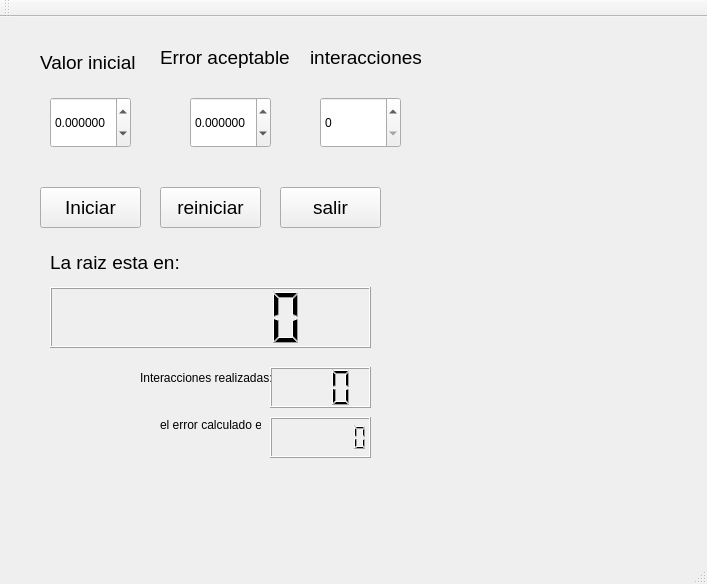
<?xml version="1.0" encoding="UTF-8"?>
<ui version="4.0">
 <class>newton</class>
 <widget class="QMainWindow" name="newton">
  <property name="geometry">
   <rect>
    <x>0</x>
    <y>0</y>
    <width>707</width>
    <height>584</height>
   </rect>
  </property>
  <property name="windowTitle">
   <string>newton</string>
  </property>
  <widget class="QWidget" name="centralWidget">
   <widget class="QPushButton" name="reiniciar">
    <property name="geometry">
     <rect>
      <x>160</x>
      <y>170</y>
      <width>101</width>
      <height>41</height>
     </rect>
    </property>
    <property name="font">
     <font>
      <pointsize>14</pointsize>
     </font>
    </property>
    <property name="text">
     <string>reiniciar</string>
    </property>
   </widget>
   <widget class="QDoubleSpinBox" name="inicial">
    <property name="geometry">
     <rect>
      <x>50</x>
      <y>80</y>
      <width>81</width>
      <height>51</height>
     </rect>
    </property>
    <property name="decimals">
     <number>6</number>
    </property>
    <property name="minimum">
     <double>-999999000.000000000000000</double>
    </property>
    <property name="maximum">
     <double>99.000000000000000</double>
    </property>
    <property name="singleStep">
     <double>0.100000000000000</double>
    </property>
   </widget>
   <widget class="QLabel" name="label_2">
    <property name="geometry">
     <rect>
      <x>160</x>
      <y>20</y>
      <width>131</width>
      <height>41</height>
     </rect>
    </property>
    <property name="font">
     <font>
      <pointsize>14</pointsize>
     </font>
    </property>
    <property name="text">
     <string>Error aceptable</string>
    </property>
   </widget>
   <widget class="QDoubleSpinBox" name="error">
    <property name="geometry">
     <rect>
      <x>190</x>
      <y>80</y>
      <width>81</width>
      <height>51</height>
     </rect>
    </property>
    <property name="decimals">
     <number>6</number>
    </property>
    <property name="minimum">
     <double>-99.000000000000000</double>
    </property>
    <property name="maximum">
     <double>99.999999000000003</double>
    </property>
    <property name="singleStep">
     <double>0.100000000000000</double>
    </property>
   </widget>
   <widget class="QPushButton" name="iniciar">
    <property name="geometry">
     <rect>
      <x>40</x>
      <y>170</y>
      <width>101</width>
      <height>41</height>
     </rect>
    </property>
    <property name="font">
     <font>
      <pointsize>14</pointsize>
     </font>
    </property>
    <property name="text">
     <string>Iniciar</string>
    </property>
   </widget>
   <widget class="QLCDNumber" name="interacciones">
    <property name="geometry">
     <rect>
      <x>270</x>
      <y>350</y>
      <width>101</width>
      <height>41</height>
     </rect>
    </property>
    <property name="digitCount">
     <number>3</number>
    </property>
   </widget>
   <widget class="QLabel" name="label_4">
    <property name="geometry">
     <rect>
      <x>140</x>
      <y>340</y>
      <width>131</width>
      <height>41</height>
     </rect>
    </property>
    <property name="text">
     <string>Interacciones realizadas:</string>
    </property>
   </widget>
   <widget class="QLabel" name="label">
    <property name="geometry">
     <rect>
      <x>40</x>
      <y>20</y>
      <width>101</width>
      <height>51</height>
     </rect>
    </property>
    <property name="font">
     <font>
      <pointsize>14</pointsize>
     </font>
    </property>
    <property name="text">
     <string>Valor inicial</string>
    </property>
   </widget>
   <widget class="QLabel" name="label_3">
    <property name="geometry">
     <rect>
      <x>50</x>
      <y>230</y>
      <width>331</width>
      <height>31</height>
     </rect>
    </property>
    <property name="font">
     <font>
      <pointsize>14</pointsize>
     </font>
    </property>
    <property name="text">
     <string>La raiz esta en:</string>
    </property>
   </widget>
   <widget class="QPushButton" name="salir">
    <property name="geometry">
     <rect>
      <x>280</x>
      <y>170</y>
      <width>101</width>
      <height>41</height>
     </rect>
    </property>
    <property name="font">
     <font>
      <pointsize>14</pointsize>
     </font>
    </property>
    <property name="text">
     <string>salir</string>
    </property>
   </widget>
   <widget class="QLCDNumber" name="raiz">
    <property name="geometry">
     <rect>
      <x>50</x>
      <y>270</y>
      <width>321</width>
      <height>61</height>
     </rect>
    </property>
    <property name="digitCount">
     <number>6</number>
    </property>
   </widget>
   <widget class="QLCDNumber" name="errorcalculado">
    <property name="geometry">
     <rect>
      <x>270</x>
      <y>400</y>
      <width>101</width>
      <height>41</height>
     </rect>
    </property>
    <property name="digitCount">
     <number>7</number>
    </property>
   </widget>
   <widget class="QLabel" name="label_5">
    <property name="geometry">
     <rect>
      <x>160</x>
      <y>400</y>
      <width>101</width>
      <height>16</height>
     </rect>
    </property>
    <property name="text">
     <string>el error calculado es:</string>
    </property>
   </widget>
   <widget class="QSpinBox" name="interacion">
    <property name="geometry">
     <rect>
      <x>320</x>
      <y>80</y>
      <width>81</width>
      <height>51</height>
     </rect>
    </property>
    <property name="maximum">
     <number>500</number>
    </property>
   </widget>
   <widget class="QLabel" name="label_6">
    <property name="geometry">
     <rect>
      <x>310</x>
      <y>30</y>
      <width>111</width>
      <height>20</height>
     </rect>
    </property>
    <property name="font">
     <font>
      <pointsize>14</pointsize>
     </font>
    </property>
    <property name="text">
     <string>interacciones</string>
    </property>
   </widget>
  </widget>
  <widget class="QMenuBar" name="menuBar">
   <property name="geometry">
    <rect>
     <x>0</x>
     <y>0</y>
     <width>707</width>
     <height>21</height>
    </rect>
   </property>
  </widget>
  <widget class="QToolBar" name="mainToolBar">
   <attribute name="toolBarArea">
    <enum>TopToolBarArea</enum>
   </attribute>
   <attribute name="toolBarBreak">
    <bool>false</bool>
   </attribute>
  </widget>
  <widget class="QStatusBar" name="statusBar"/>
 </widget>
 <layoutdefault spacing="6" margin="11"/>
 <resources/>
 <connections>
  <connection>
   <sender>salir</sender>
   <signal>clicked()</signal>
   <receiver>newton</receiver>
   <slot>close()</slot>
   <hints>
    <hint type="sourcelabel">
     <x>357</x>
     <y>222</y>
    </hint>
    <hint type="destinationlabel">
     <x>485</x>
     <y>228</y>
    </hint>
   </hints>
  </connection>
 </connections>
</ui>
